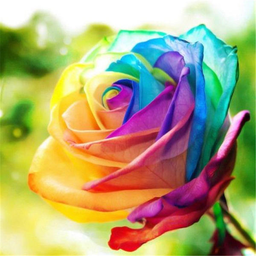
#> input picture Laboratoare/Flower.bmp, 256 x 256 px, shrunk from 600 x 600 before the run, found by its file name
$ python tema1.py
#> lines starting #> are read from the running program, lines starting #| are printed output that depends on the picture
import time
import cv2
import matplotlib.pyplot as plt

# Calea catre imagine
image_path = "../Laboratoare/images/Flower.bmp"

# Citim imaginea si o transformam in tonuri de gri
img = cv2.imread(image_path)
#> img is the input picture: shape (256, 256, 3); mean B, G, R 117, 164.9, 172.5
gray = cv2.cvtColor(img, cv2.COLOR_BGR2GRAY)
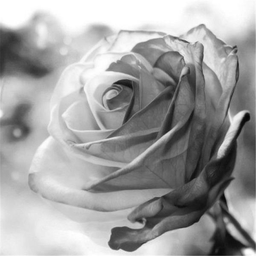
#> gray: shape (256, 256); min 6, max 255, mean 161.7
cv2.imshow('Imagine gri', gray)
key = cv2.waitKey()
#> (key Esc is pressed here)
if key == 27:  # ESC
    cv2.destroyAllWindows()

# 1. PRAGURI MULTIPLE
# Histograma = cati pixeli sunt din fiecare nuanta de gri (0..255).
# Cautam "varfurile" histogramei (nuantele care apar cel mai des).
# Aceste varfuri vor fi singurele nuante folosite in imaginea finala.

# Calculam histograma
hist = cv2.calcHist([gray], [0], None, [256], [0, 256])
#> hist = 256 values, max 3659 at index 255, min 0 at index 0, mean 256

# impartim la numarul total de pixeli
nr_pixeli = gray.shape[0] * gray.shape[1]
#> nr_pixeli = 65536
h = []
for i in range(256):
    h.append(hist[i] / nr_pixeli)
#> after the loop, h = 256 items, first 6: [0], [0], [0], [0], [0], [0]

# Setari
WH = 5        # 5 nuante in stanga si 5 in dreapta
TH = 0.0003   # cat de mult trebuie sa depaseasca media ca sa fie varf

# Lista cu varfurile gasite
maxime = [0]  # incepem cu 0 (negru)

# Verificam fiecare nuanta de gri (fara margini)
for k in range(WH, 256 - WH):
    # Calculam media valorilor din jurul lui k
    suma = 0
    for i in range(k - WH, k + WH + 1):
        suma = suma + h[i]
    media = suma / (2 * WH + 1)

    # Aflam cea mai mare valoare din jurul lui k
    maxim_local = 0
    for i in range(k - WH, k + WH + 1):
        if h[i] > maxim_local:
            maxim_local = h[i]

    # k este varf daca: depaseste media + TH si e cea mai mare din jurul lui
    if h[k] > media + TH and h[k] == maxim_local:
        maxime.append(k)
#> after the loop, maxime = [0, 75, 97, 114, 125, 143, 152, 181, 189, 203, 219, 237, 244]

maxime.append(255)  # terminam cu 255 (alb)

print("Valorile pragurilor (maximelor):", maxime)
#| Valorile pragurilor (maximelor): [0, 75, 97, 114, 125, 143, 152, 181, 189, 203, 219, 237, 244, 255]

# Afisam histograma, cu linii rosii in dreptul varfurilor
plt.plot(h)
for m in maxime:
    plt.axvline(m, color='r')
#> this loop made 14 passes
#> m on passes 2 to 13: 75, 97, 114, 125, 143, 152, 181, 189, 203, 219, 237, 244
plt.title("Histograma si maximele gasite")
plt.show()
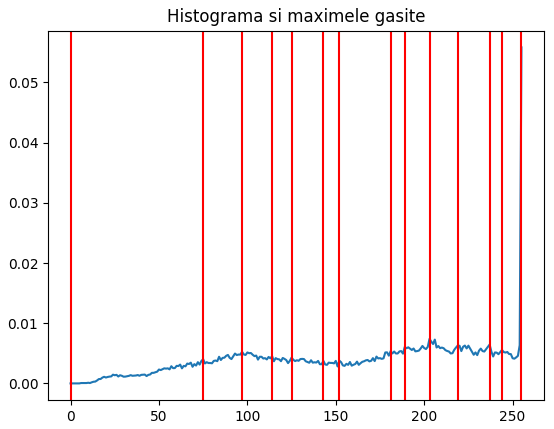
#> figure drawn by matplotlib, 1 panel; curve peaks at x = 255, y = 0.0558


# returneaza cel mai apropiat maxim
def closest(valoare):
    best = maxime[0]
    for m in maxime:
        # daca m este mai aproape de valoare decat best, il retinem
        if abs(int(m) - int(valoare)) < abs(int(best) - int(valoare)):
            best = m
    return best

start1 = time.time()

# Cuantizare: fiecare pixel devine cel mai apropiat maxim
cuantizata = gray.copy()
for i in range(gray.shape[0]):
    for j in range(gray.shape[1]):
        cuantizata[i, j] = closest(gray[i, j])
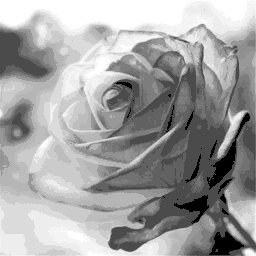
#> cuantizata: shape (256, 256); min 0, max 255, mean 162.2

timp1 = time.time() - start1

cv2.imshow('Imagine cuantizata', cuantizata)
key = cv2.waitKey()
#> (key Esc is pressed here)
if key == 27:
    cv2.destroyAllWindows()

# 2. FLOYD-STEINBERG
# Cand schimbam un pixel (ex: din 100 in 128) facem o "eroare" (28).
# In loc sa o ignoram, o trimitem vecinilor care nu au fost inca
# parcursi (dreapta si cei de jos), ca sa se compenseze.
# Vecinii primesc:   dreapta: 7/16
#                    stanga-jos: 3/16, jos: 5/16, dreapta-jos: 1/16

# Copie cu numere zecimale (erorile pot fi cu virgula)
fs = gray.astype(float)

inaltime = gray.shape[0]
latime = gray.shape[1]

start2 = time.time()

for i in range(inaltime):
    for j in range(latime):
        vechi = fs[i, j]               # valoarea pixelului acum
        nou = closest(vechi)           # cel mai apropiat maxim
        fs[i, j] = nou                 # punem noua valoare
        eroare = vechi - nou           # cat am gresit

        # Trimitem eroarea vecinilor (verificam sa nu iesim din imagine)
        if j + 1 < latime:
            fs[i, j + 1] = fs[i, j + 1] + eroare * 7 / 16
        if i + 1 < inaltime and j - 1 >= 0:
            fs[i + 1, j - 1] = fs[i + 1, j - 1] + eroare * 3 / 16
        if i + 1 < inaltime:
            fs[i + 1, j] = fs[i + 1, j] + eroare * 5 / 16
        if i + 1 < inaltime and j + 1 < latime:
            fs[i + 1, j + 1] = fs[i + 1, j + 1] + eroare * 1 / 16
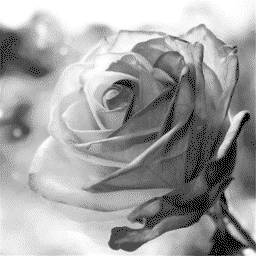
#> fs: shape (256, 256) float64; min 0, max 255, mean 161.7

timp2 = time.time() - start2

# Revenim la numere intregi (0..255) ca sa putem afisa imaginea
rezultat_fs = fs.astype('uint8')

cv2.imshow('Imagine Floyd-Steinberg', rezultat_fs)
key = cv2.waitKey()
#> (key Esc is pressed here)
if key == 27:
    cv2.destroyAllWindows()

print("Timp praguri multiple (cuantizare):", round(timp1, 2), "secunde")
#| Timp praguri multiple (cuantizare): 3.6 secunde
print("Timp Floyd-Steinberg:", round(timp2, 2), "secunde")
#| Timp Floyd-Steinberg: 4.14 secunde
print("Timp total de calcul:", round(timp1 + timp2, 2), "secunde")
#| Timp total de calcul: 7.74 secunde
